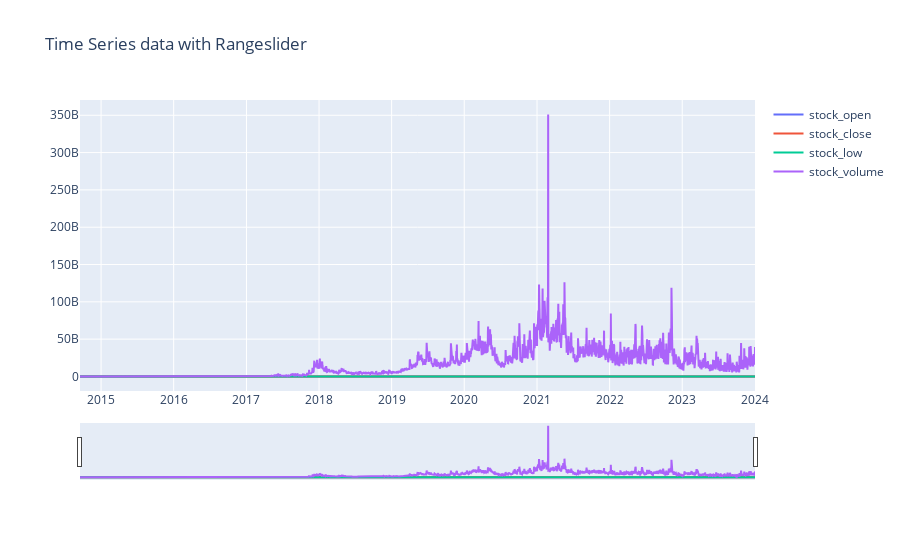

Notebook code for this chart:
### Code cell
fig = go.Figure()
fig.add_trace(go.Scatter(x=df.index, y=df['Open'], name="stock_open"))
fig.add_trace(go.Scatter(x=df.index, y=df['Close'], name="stock_close"))
fig.add_trace(go.Scatter(x=df.index, y=df['Low'], name="stock_low"))
fig.add_trace(go.Scatter(x=df.index, y=df['Volume'], name="stock_volume"))
fig.update_layout(title_text="Time Series data with Rangeslider", xaxis_rangeslider_visible=True)
fig.show()

### Figure 1 — Plotly figure (JSON) as saved in the notebook; plotly's stock layout.template omitted (floating-point values rounded to 4 significant figures; data arrays with more than 128 entries replaced by an {"elided": "..."} marker saying what was removed)
{"data": [{"name": "stock_open", "type": "scatter", "x": {"elided": "3395 str values"}, "y": {"elided": "3395 float values"}}, {"name": "stock_close", "type": "scatter", "x": {"elided": "3395 str values"}, "y": {"elided": "3395 float values"}}, {"name": "stock_low", "type": "scatter", "x": {"elided": "3395 str values"}, "y": {"elided": "3395 float values"}}, {"name": "stock_volume", "type": "scatter", "x": {"elided": "3395 str values"}, "y": {"elided": "3395 int values"}}], "layout": {"title": {"text": "Time Series data with Rangeslider"}, "xaxis": {"rangeslider": {"visible": true}}}}
